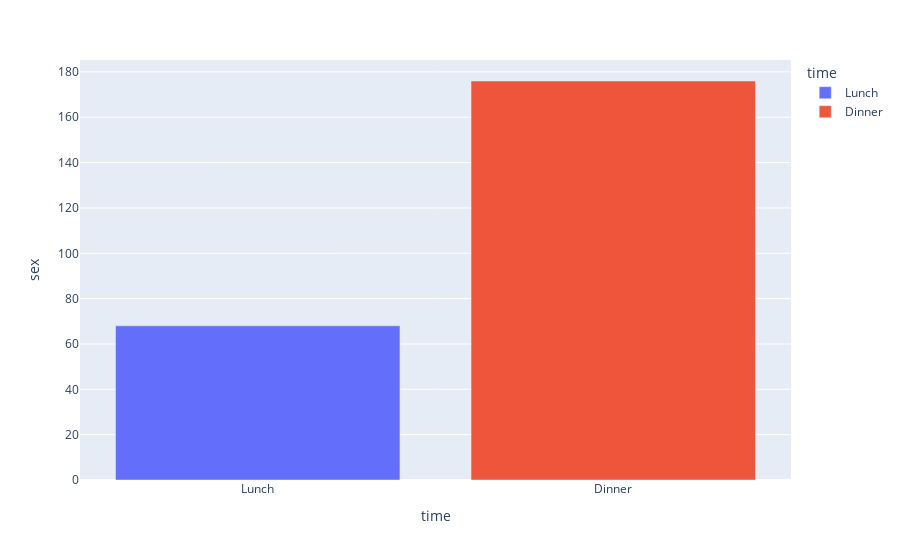

Notebook code cell kept with this figure:
### Code cell
a= df.groupby('time')['sex'].count()
px.bar(a,x=a.index,y='sex',color=a.index)

### Figure 1 — Plotly figure (JSON) as saved in the notebook; plotly's stock layout.template omitted (floating-point values rounded to 4 significant figures)
{"data": [{"alignmentgroup": "True", "hovertemplate": "time=%{x}<br>sex=%{y}<extra></extra>", "legendgroup": "Lunch", "marker": {"color": "#636efa", "pattern": {"shape": ""}}, "name": "Lunch", "offsetgroup": "Lunch", "orientation": "v", "showlegend": true, "textposition": "auto", "type": "bar", "x": ["Lunch"], "xaxis": "x", "y": [68], "yaxis": "y"}, {"alignmentgroup": "True", "hovertemplate": "time=%{x}<br>sex=%{y}<extra></extra>", "legendgroup": "Dinner", "marker": {"color": "#EF553B", "pattern": {"shape": ""}}, "name": "Dinner", "offsetgroup": "Dinner", "orientation": "v", "showlegend": true, "textposition": "auto", "type": "bar", "x": ["Dinner"], "xaxis": "x", "y": [176], "yaxis": "y"}], "layout": {"barmode": "relative", "legend": {"title": {"text": "time"}, "tracegroupgap": 0}, "margin": {"t": 60}, "xaxis": {"anchor": "y", "categoryarray": ["Lunch", "Dinner"], "categoryorder": "array", "domain": [0, 1], "title": {"text": "time"}}, "yaxis": {"anchor": "x", "domain": [0, 1], "title": {"text": "sex"}}}}
